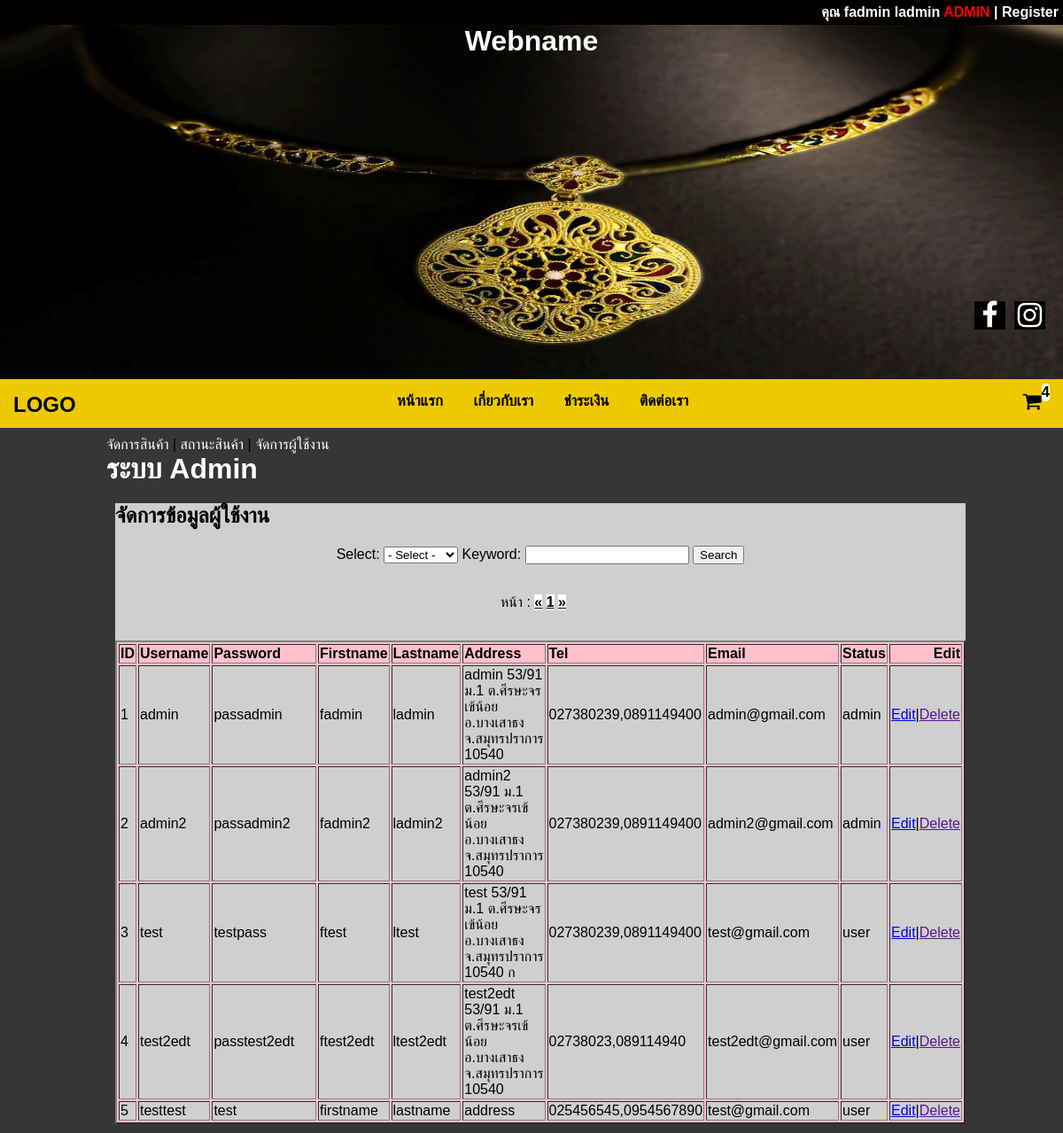
The page /?p=useredt (signed in) on the database its author committed.
### tables this page shows
CREATE TABLE `member` (
  `mem_id` int(10) NOT NULL,
  `mem_username` varchar(50) NOT NULL,
  `mem_password` varchar(50) NOT NULL,
  `mem_fname` varchar(50) NOT NULL,
  `mem_lname` varchar(50) NOT NULL,
  `mem_bd` date NOT NULL,
  `mem_address` text NOT NULL,
  `mem_tel` varchar(20) NOT NULL,
  `mem_mtel` varchar(20) NOT NULL,
  `mem_email` varchar(50) NOT NULL,
  `mem_type` varchar(10) NOT NULL
);

### page/useredt.php (the view, shortened to what this page needs)
<div class="admin-frm">
	<a href="?p=admin" style="text-decoration: none; color: white;">จัดการสินค้า</a> |
	<a href="?p=orderedt" style="text-decoration: none; color: white;">สถานะสินค้า</a> |
	<a href="?p=useredt" style="text-decoration: none; color: white;">จัดการผู้ใช้งาน</a><br>
	<h1 style="color: white;">ระบบ Admin</h1>
	<div class="i-admin-frm">
		<h2>จัดการข้อมูลผู้ใช้งาน</h2>
	<?php
	$perpage = 5;
 	if (isset($_GET['page'])) {
 	$page = $_GET['page'];
 	} else {
 	$page = 1;
 	}
	$start = ($page - 1) * $perpage;
	$sql="SELECT * FROM member limit {$start} , {$perpage}";
	$query=mysqli_query($conn,$sql);
	$sql2 = "SELECT * FROM member ";
 	$query2 = mysqli_query($conn, $sql2);
 	$total_record = mysqli_num_rows($query2);
 	$total_page = ceil($total_record / $perpage);
	?>
	<div class="admin-detail">
		<div class="adm-src-pro">
			<form name="frmSearch" method="post" action="">
		Select:
		<select name="ddlSelect" id="ddlSelect">
          <option>- Select -</option>
        </select>
		Keyword: <input type="text" name="txtKeyword">
		<input type="submit" name="btnsrc" value="Search">
			</form>
		</div>
		<?php
		$strSQL = "SELECT * FROM member WHERE 1  ";
		$objQuery = mysqli_query($conn,$strSQL);
		?>
		<br>
		<div class="show-product">
<div style="text-align: center;">
 <ul class="pagination">หน้า :
 <li class="cgpage-li">
 <a href="index.php?p=useredt&page=1" aria-label="Previous">
 <span aria-hidden="true">&laquo;</span>
 </a>
 </li>
 <?php for($i=1;$i<=$total_page;$i++){ ?>
 <li class="cgpage-li"><a href="index.php?p=useredt&page=<?php echo $i; ?>"><?php echo $i; ?></a></li>
 <?php } ?>
 <li class="cgpage-li">
 <a href="index.php?p=useredt&page=<?php echo $total_page;?>" aria-label="Next">
 <span aria-hidden="true">&raquo;</span>
 </a>
 </li>
 </ul>
 </div>
<br>
		<table class="show-user" border="2">
			<thead>
				<tr>
					<th class="show-user-th" style="width: auto;">ID</th>
					<th class="show-user-th" style="width: auto;">Username</th>
					<th class="show-user-th disn">Password</th>
					<th class="show-user-th disn">Firstname</th>
					<th class="show-user-th disn">Lastname</th>
					<th class="show-user-th disn">Address</th>
					<th class="show-user-th disn">Tel</th>
					<th class="show-user-th disnm">Email</th>
					<th class="show-user-th disnm" style="width: auto;">Status</th>
					<th class="show-user-th" style="text-align: right;">Edit</th>
				</tr>
			</thead>
			<tbody style="background-color: #CFCFCF;">
				<?php if(isset($_POST['btnsrc'])){ ?>
						<?php if($_POST["txtKeyword"]==""){
						alert('กรุณาใส่ Keyword!!!');
						echo"<script language='javascript'>history.back(1);</script>";
						exit();
					} ?>
					<?php if($_POST["ddlSelect"]=="- Select -"){
						alert('กรุณาเลือกหัวข้อการค้นหา');
						echo"<script language='javascript'>history.back(1);</script>";
						exit();
					} ?>
					<?php
						$row = mysqli_num_rows($objQuery);
						if($row=="0"){
						alert('ไม่พบข้อมูลที่ค้นหา');
						echo"<script language='javascript'>history.back(1);</script>";
						exit();
						}
					?>
					<?
					while($objResult = mysqli_fetch_array($objQuery)){
					?>
					<tr>
						<td><?php echo $objResult['mem_id'];?></td>
						<td><?php echo $objResult['mem_username'];?></td>
						<td class="disn"><?php echo $objResult['mem_password'];?></td>
						<td class="disn"><?php echo $objResult['mem_fname'];?></td>
						<td class="disn"><?php echo $objResult['mem_lname'];?></td>
						<td class="disn"><?php echo $objResult['mem_address'];?></td>
						<td class="disn"><?php echo $objResult['mem_tel'];?>,<?php echo $objResult['mem_mtel'];?></td>
						<td class="disnm"><?php echo $objResult['mem_email'];?></td>
						<td class="disnm"><?php echo $objResult['memtype'];?></td>
						<td><a href="">Edit</a>|<a href="">Delete</a></td>
					</tr>
					<?php }}else{ ?>
					<?php
					while($result=mysqli_fetch_assoc($query)) {
					?>
				<tr>
					<td><?php echo $result['mem_id'];?></td>
					<td><?php echo $result['mem_username'];?></td>
					<td class="disn"><?php echo $result['mem_password'];?></td>
					<td class="disn"><?php echo $result['mem_fname'];?></td>
					<td class="disn"><?php echo $result['mem_lname'];?></td>
					<td class="disn"><?php echo $result['mem_address'];?></td>
					<td class="disn"><?php echo $result['mem_tel'];?>,<?php echo $result['mem_mtel'];?></td>
					<td class="disnm"><?php echo $result['mem_email'];?></td>
					<td class="disnm"><?php echo $result['mem_type'];?></td>
					<td style="text-align: right;"><a href="?p=useredt&uid=<?php echo $result['mem_id'];?>">Edit</a>|<a href="">Delete</a></td>
				</tr>
				<?php }} ?>
			</tbody>
		</table>
	</div>
</div>
</div>
</div>

### style.css (style rules this page uses)
body,html { width: 100%; height: auto; margin: 0; padding: 0; font-family: sans-serif; overflow-x: hidden; background-color: #363636; }
ul a { text-align: center; font-weight: bold; color: black; }
h1 { margin: 0; }
.cgpage-li { background-color: white; }
.admin-frm { margin-top: 10px; width: 80%; margin-left: auto; margin-right: auto; }
.i-admin-frm { width: 100%; margin: 10px; background-color: #CFCFCF; }
.show-product { width: 100%; padding: auto; margin: auto; }
.adm-src-pro { text-align: center; width: 100%; border: 1px; }
.pagination { width: 90%; list-style-type: none; display: block; }
.cgpage-li { width: auto; display: inline-block; }
.show-user { width: 100%; height: auto; background-color: pink; margin: auto; padding: auto; text-align: left; }
.show-user-th { width: 100%; }

### rows shown on the page
member: mem_id "1", mem_username "admin", mem_password "passadmin", mem_fname "fadmin", mem_lname "ladmin", mem_address "admin 53/91 ม.1 ต.ศีรษะจรเข้น้อย อ.บางเสาธง จ.สมุทรปราการ 10540", mem_tel "027380239", mem_mtel "0891149400", mem_email "admin@gmail.com", mem_type "admin"
member: mem_id "2", mem_username "admin2", mem_password "passadmin2", mem_fname "fadmin2", mem_lname "ladmin2", mem_address "admin2 53/91 ม.1 ต.ศีรษะจรเข้น้อย อ.บางเสาธง จ.สมุทรปราการ 10540", mem_tel "027380239", mem_mtel "0891149400", mem_email "admin2@gmail.com", mem_type "admin"
member: mem_id "3", mem_username "test", mem_password "testpass", mem_fname "ftest", mem_lname "ltest", mem_address "test 53/91 ม.1 ต.ศีรษะจรเข้น้อย อ.บางเสาธง จ.สมุทรปราการ 10540 ก", mem_tel "027380239", mem_mtel "0891149400", mem_email "test@gmail.com", mem_type "user"
member: mem_id "4", mem_username "test2edt", mem_password "passtest2edt", mem_fname "ftest2edt", mem_lname "ltest2edt", mem_address "test2edt 53/91 ม.1 ต.ศีรษะจรเข้น้อย อ.บางเสาธง จ.สมุทรปราการ 10540", mem_tel "02738023", mem_mtel "089114940", mem_email "test2edt@gmail.com", mem_type "user"
member: mem_id "5", mem_username "testtest", mem_password "test", mem_fname "firstname", mem_lname "lastname", mem_address "address", mem_tel "025456545", mem_mtel "0954567890", mem_email "test@gmail.com", mem_type "user"

### other values the page prints
$_SESSION['mem_fname'] "fadmin"
$_SESSION['mem_lname'] "ladmin"
$orders "4"
